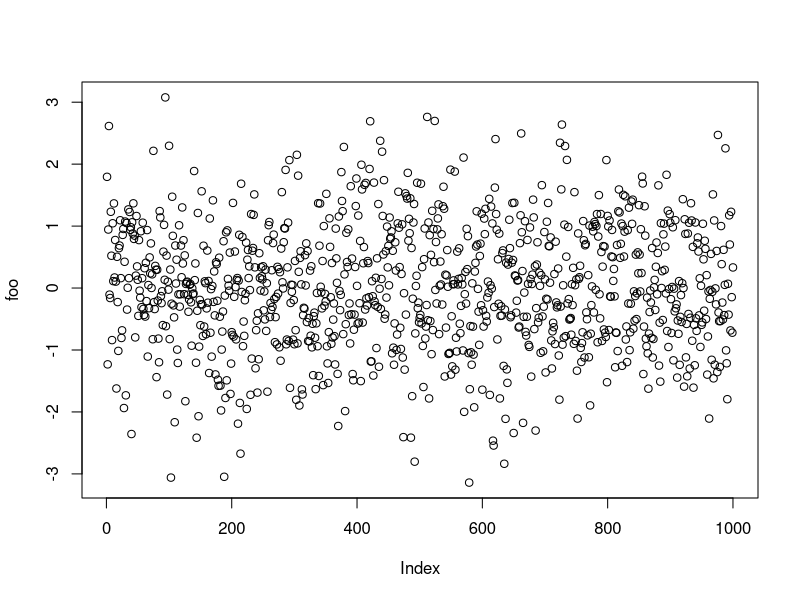
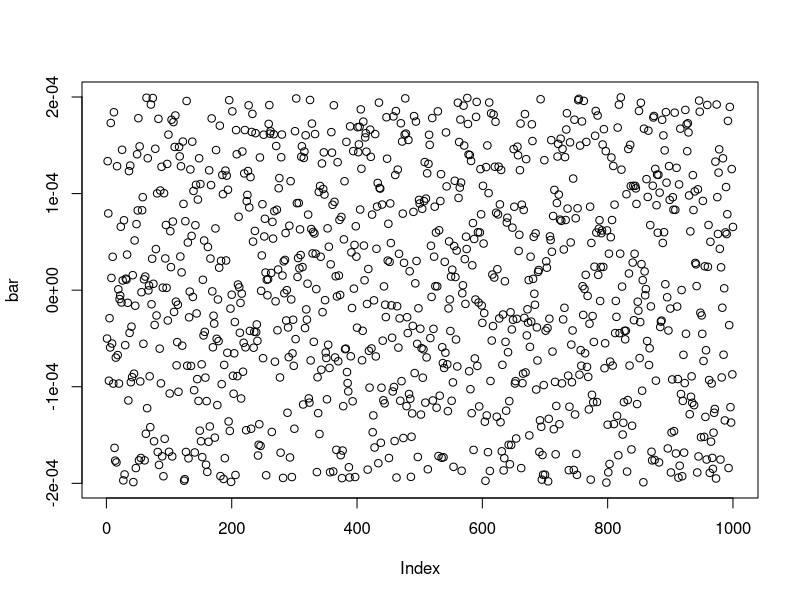
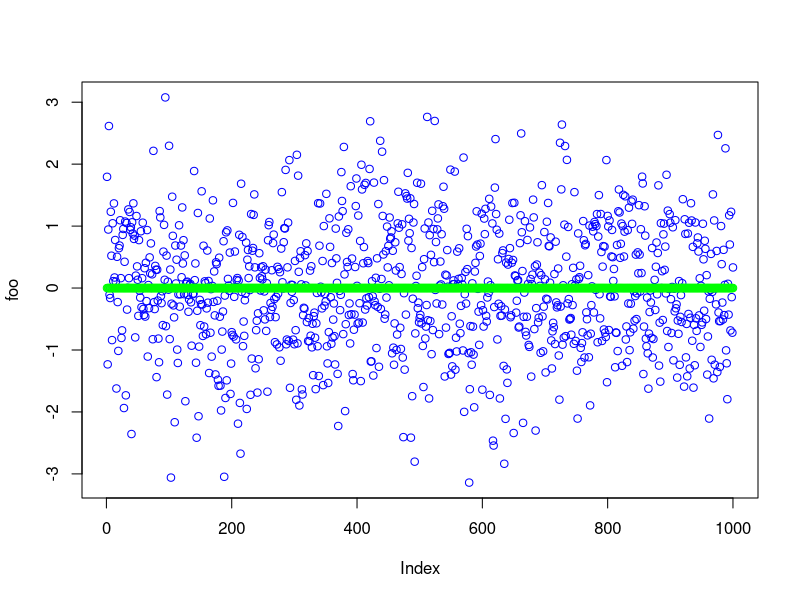
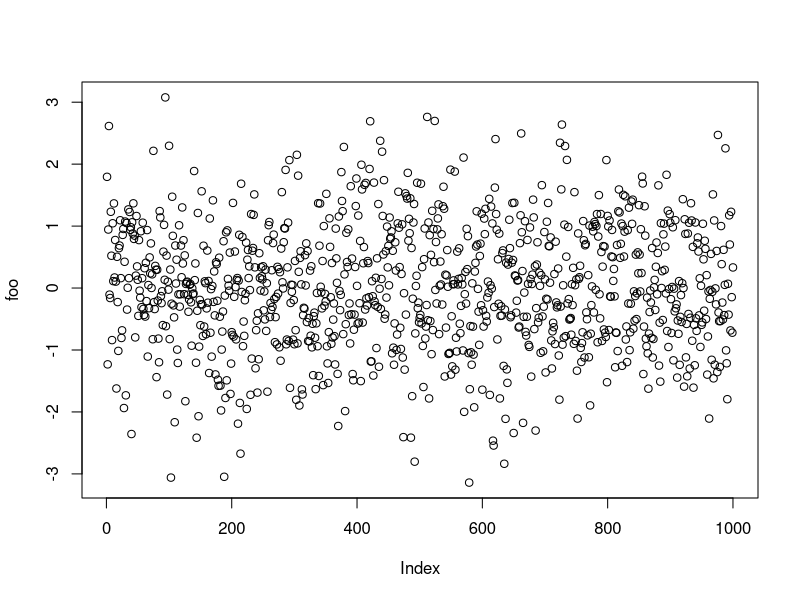
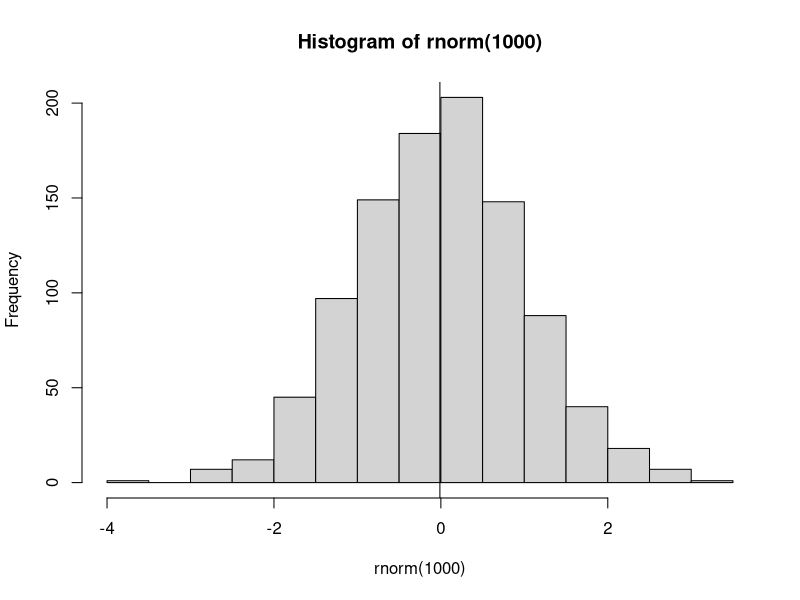

The R script that drew these images, in order:
## ---- chunk 1
foo <-- rnorm(1000)
plot(foo)
bar <-- foo + jitter(foo)
plot(bar)
## ---- chunk 2
plot(foo, col = 'blue')
points(bar, col ='green')

## ---- chunk 3
plot(foo)

## ---- chunk 4
# Header
png('hist.png')
hist(rnorm(1000))
abline(v = mean(rnorm(1000)))
## Header

### Header
